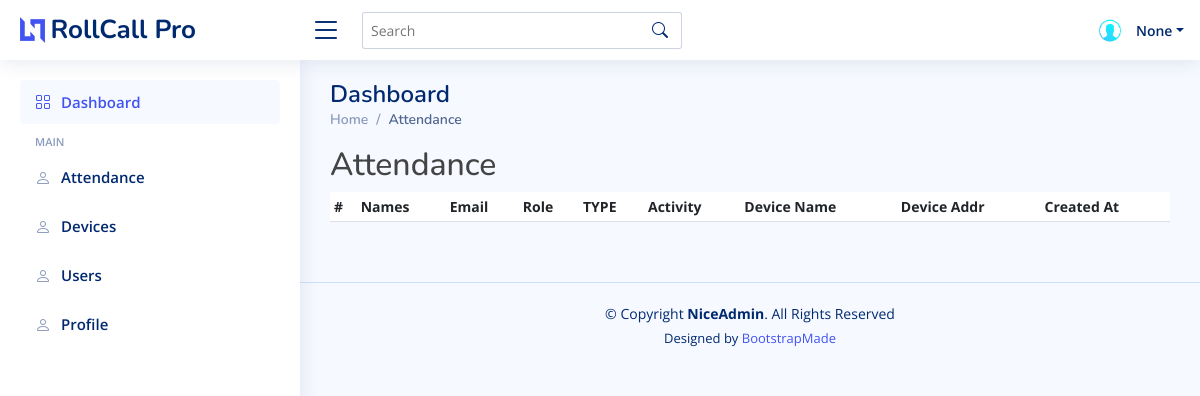
Page /users/attendance/list/ (signed in) on the earlier database version.
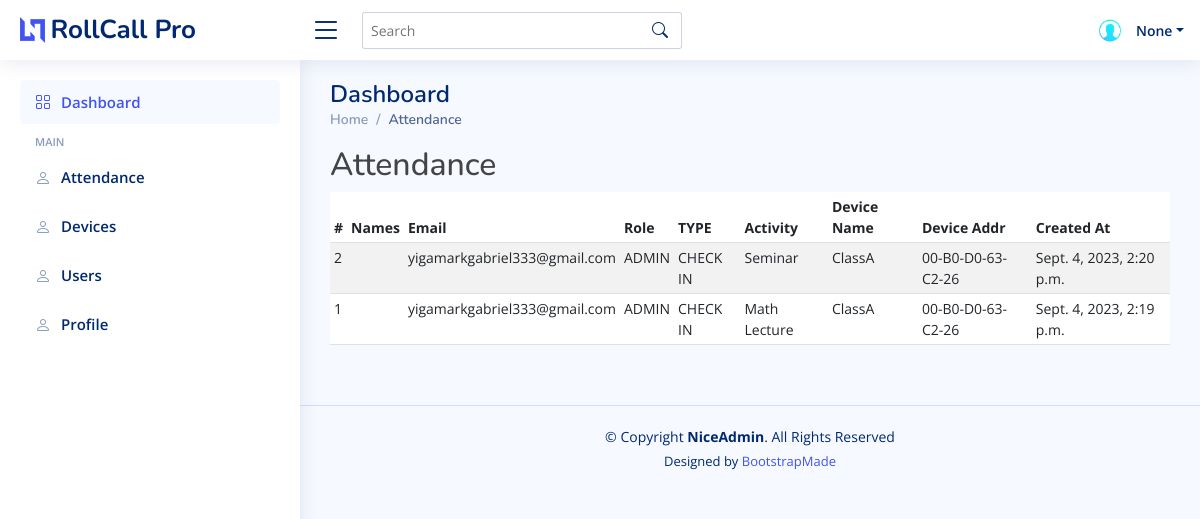
Same page on the later database version.
### users/models.py (models this page shows, shortened)
class User(AbstractUser):
    USER_TYPE_CHOICES = (("ADMIN", "ADMIN"),("STAFF", "STAFF"),("STUDENT", "STUDENT"))
    GENDER_CHOICES = [("M", "Male"), ("F", "Female")]
    username = None
    email = models.EmailField(max_length=254, unique=True)
    user_type = models.CharField(max_length=100,choices=USER_TYPE_CHOICES)
    role_code = models.CharField(max_length=100,default=UserRole.ADMINISTRATOR)
    school_id = models.CharField(max_length=225,null=True,blank=True) # Staff ID OR Student ID
    national_id = models.CharField(max_length=225,null=True,blank=True)
    profile_pic = models.ImageField(upload_to="profile_pic",null=True)
    otp_secret = models.CharField(max_length=100, default=pyotp.random_base32)
    two_factor_enabled = models.BooleanField(default=False)
    otp_code = models.CharField(max_length=100,null=True)
    phone_type = models.CharField(max_length=225,null=True,blank=True)
    phone_number = models.CharField(max_length=225,null=True,blank=True)
    gender = models.CharField(max_length=1, choices=GENDER_CHOICES,null=True)
    bio = models.TextField(null = True, blank = True)
    last_otp_verified = models.DateTimeField(null=True)
    is_otp_verified = models.BooleanField(default=False)
    updated_at = models.DateTimeField(auto_now=True)
    created_at = models.DateTimeField(auto_now_add=True)
    USERNAME_FIELD = 'email'
    EMAIL_FIELD = 'email'
    REQUIRED_FIELDS = []
    objects = UserManager()
    class Meta:
        ordering = ('-created_at',)
    @property
    def name(self):
        return self.get_full_name()

class Attendance(models.Model):
    CHOICES = [("CHECK IN", "CHECK IN"), ("CHECK OUT", "CHECK OUT")]
    user = models.ForeignKey(User,on_delete=models.SET_NULL,null=True)
    device = models.ForeignKey(Device,on_delete=models.SET_NULL,null=True)
    attendance_type = models.CharField(max_length=100,default="CHECK IN",choices=CHOICES)
    activity = models.CharField(max_length=225,null=True,blank=True)
    updated_at = models.DateTimeField(auto_now=True)
    created_at = models.DateTimeField(auto_now_add=True)
    class Meta:
        ordering = ('-created_at',)

class Device(models.Model):
    name = models.CharField(max_length=225)
    address = models.CharField(max_length=225,null=True,blank=True)

### users/decorators.py (the view, shortened to what this page needs)
        def wrapper_func(request,*args,**kwargs):
            if request.user.is_superuser:
                return view_func(request,*args,**kwargs)

### users/views.py (called while the page is built)
@login_required(login_url='/users/login')
@allowed_users(allowed_roles=["admin",'staff'])
def attendance_list_view(request):
    results = Attendance.objects.all()
    context = {"results":results}
    return render(request,'attendance/index.html',context)

### users/templates/attendance/index.html (shortened to what this page needs)
{%extends 'base/main/base.html' %}
{% block pagetitle%}
    <div class="pagetitle">
      <h1>Dashboard</h1>
      <nav>
        <ol class="breadcrumb">
          <li class="breadcrumb-item"><a href="index.html">Home</a></li>
          <li class="breadcrumb-item active">Attendance</li>
        </ol>
      </nav>
    </div>
{% endblock %}
{% block content %}
      <h2>Attendance</h2>
       <div class="table-responsive small">
        <table id="bootstrapdatatable" class="datatable table table-striped table-sm">
          <thead>
            <tr>
              <th scope="col">#</th>
              <th scope="col">Names</th>
              <th scope="col">Email</th>
              <th scope="col">Role</th>
              <th scope="col">TYPE</th>
              <th scope="col">Activity</th>
              <th scope="col">Device Name</th>
              <th scope="col">Device Addr</th>
              <th scope="col">Created At</th>
            </tr>
          </thead>
          <tbody>
            {% for result in results %}
             <tr>
              <td>{{result.id}}</td>
              <td>{{result.user.name}}</td>
              <td>{{result.user.email}}</td>
              <td>{{result.user.user_type}}</td>
              <td>{{result.attendance_type}}</td>
              <td>{{result.activity}}</td>
              <td>{{result.device.name}}</td>
              <td>{{result.device.address}}</td>
              <td>{{result.created_at}}</td>
            </tr>
            {% endfor %}
          </tbody>
        </table>
      </div>
<br />
{% endblock%}

### templates/base/main/base.html (shortened to what this page needs)
{% load static %}
<!DOCTYPE html>
<html lang="en">
<head>
  <link href="{% static 'vendor/bootstrap/css/bootstrap.min.css'%}" rel="stylesheet">
  <link href="{% static 'vendor/bootstrap-icons/bootstrap-icons.css'%}" rel="stylesheet">
  <link href="{% static 'vendor/boxicons/css/boxicons.min.css'%}" rel="stylesheet">
  <link href="{% static 'vendor/quill/quill.snow.css'%}" rel="stylesheet">
  <link href="{% static 'vendor/quill/quill.bubble.css'%}" rel="stylesheet">
  <link href="{% static 'vendor/remixicon/remixicon.css'%}" rel="stylesheet">
  <link href="{% static 'vendor/simple-datatables/style.css'%}" rel="stylesheet">
  <link href="{% static 'css/style.css'%}" rel="stylesheet">
</head>
<body>
  <header id="header" class="header fixed-top d-flex align-items-center">
    <div class="d-flex align-items-center justify-content-between">
      <a href="index.html" class="logo d-flex align-items-center">
        <img src="{% static 'img/logo.png' %}" alt="">
        <span class="d-none d-lg-block">RollCall Pro</span>
      </a>
      <i class="bi bi-list toggle-sidebar-btn"></i>
    </div>
    <div class="search-bar">
      <form class="search-form d-flex align-items-center" method="POST" action="#">
        <input type="text" name="query" placeholder="Search" title="Enter search keyword">
        <button type="submit" title="Search"><i class="bi bi-search"></i></button>
      </form>
    </div>
    <nav class="header-nav ms-auto">
      <ul class="d-flex align-items-center">
        <li class="nav-item dropdown pe-3">
          <a class="nav-link nav-profile d-flex align-items-center pe-0" href="#" data-bs-toggle="dropdown">
            <img src="{% static 'img/ppp.jpeg' %}" alt="Profile" class="rounded-circle">
            <span class="d-none d-md-block dropdown-toggle ps-2">{{request.user.school_id}}</span>
          </a>
        </li>
      </ul>
    </nav>
  </header>
  <aside id="sidebar" class="sidebar">
    <ul class="sidebar-nav" id="sidebar-nav">
      <li class="nav-item">
        <a class="nav-link " href="{% url 'main:home' %}">
          <i class="bi bi-grid"></i>
          <span>Dashboard</span>
        </a>
      </li>
      <li class="nav-heading">Main</li>
      {% if request.user.user_type == "ADMIN" %}
      <li class="nav-item">
        <a class="nav-link collapsed" href="{% url 'users:attendance_list'%}">
          <i class="bi bi-person"></i>
          <span>Attendance</span>
        </a>
      </li>
      {% endif %}
      {% if request.user.user_type == "ADMIN" %}
      <li class="nav-item">
        <a class="nav-link collapsed" href="{% url 'users:device_list'%}">
          <i class="bi bi-person"></i>
          <span>Devices</span>
        </a>
      </li>
      {% endif %}
      {% if request.user.user_type == "ADMIN" %}
      <li class="nav-item">
        <a class="nav-link collapsed" href="{% url 'users:user_list' %}">
          <i class="bi bi-person"></i>
          <span>Users</span>
        </a>
      </li>
      {% endif %}
      <li class="nav-item">
        <a class="nav-link collapsed" href="{% url 'users:user_detail' request.user.id %}">
          <i class="bi bi-person"></i>
          <span>Profile</span>
        </a>
      </li>
    </ul>
  </aside>
  <main id="main" class="main">
    {% block pagetitle%}{% endblock %}
    <section class="section dashboard">
        {% block content%}
        {% endblock %}
    </section>
  </main>
  <footer id="footer" class="footer">
    <div class="copyright">
      &copy; Copyright <strong><span>NiceAdmin</span></strong>. All Rights Reserved
    </div>
    <div class="credits">
      Designed by <a href="https://bootstrapmade.com/">BootstrapMade</a>
    </div>
  </footer>
</body>
</html>

### static/css/style.css (style rules this page uses)
:root { scroll-behavior: smooth; }
body { font-family: "Open Sans", sans-serif; background: #f6f9ff; color: #444444; }
a { color: #4154f1; text-decoration: none; }
h1, h2, h3, h4, h5, h6 { font-family: "Nunito", sans-serif; }
#main { margin-top: 60px; padding: 20px 30px; transition: all 0.3s; }
.pagetitle { margin-bottom: 10px; }
.pagetitle h1 { font-size: 24px; margin-bottom: 0; font-weight: 600; color: #012970; }
.breadcrumb { font-size: 14px; font-family: "Nunito", sans-serif; color: #899bbd; font-weight: 600; }
.breadcrumb a { color: #899bbd; transition: 0.3s; }
.breadcrumb .breadcrumb-item::before { color: #899bbd; }
.breadcrumb .active { color: #51678f; font-weight: 600; }
.logo { line-height: 1; }
@media (min-width: 1200px) { .logo { width: 280px; } }
.logo img { max-height: 26px; margin-right: 6px; }
.logo span { font-size: 26px; font-weight: 700; color: #012970; font-family: "Nunito", sans-serif; }
.header { transition: all 0.5s; z-index: 997; height: 60px; box-shadow: 0px 2px 20px rgba(1, 41, 112, 0.1); background-color: #fff; padding-left: 20px; }
.header .toggle-sidebar-btn { font-size: 32px; padding-left: 10px; cursor: pointer; color: #012970; }
.header .search-bar { min-width: 360px; padding: 0 20px; }
.header .search-form { width: 100%; }
.header .search-form input { border: 0; font-size: 14px; color: #012970; border: 1px solid rgba(1, 41, 112, 0.2); padding: 7px 38px 7px 8px; border-radius: 3px; transition: 0.3s; width: 100%; }
.header .search-form button { border: 0; padding: 0; margin-left: -30px; background: none; }
.header .search-form button i { color: #012970; }
.header-nav ul { list-style: none; }
.header-nav>ul { margin: 0; padding: 0; }
.header-nav .nav-profile { color: #012970; }
.header-nav .nav-profile img { max-height: 36px; }
.header-nav .nav-profile span { font-size: 14px; font-weight: 600; }
.sidebar { position: fixed; top: 60px; left: 0; bottom: 0; width: 300px; z-index: 996; transition: all 0.3s; padding: 20px; overflow-y: auto; scrollbar-width: thin; scrollbar-color: #aab7cf transparent; box-shadow: 0px 0px 20px rgba(1, 41, 112, 0.1); background-color: #fff; }
@media (min-width: 1200px) { #main, #footer { margin-left: 300px; } }
.sidebar-nav { padding: 0; margin: 0; list-style: none; }
.sidebar-nav li { padding: 0; margin: 0; list-style: none; }
.sidebar-nav .nav-item { margin-bottom: 5px; }
.sidebar-nav .nav-heading { font-size: 11px; text-transform: uppercase; color: #899bbd; font-weight: 600; margin: 10px 0 5px 15px; }
.sidebar-nav .nav-link { display: flex; align-items: center; font-size: 15px; font-weight: 600; color: #4154f1; transition: 0.3; background: #f6f9ff; padding: 10px 15px; border-radius: 4px; }
.sidebar-nav .nav-link i { font-size: 16px; margin-right: 10px; color: #4154f1; }
.sidebar-nav .nav-link.collapsed { color: #012970; background: #fff; }
.sidebar-nav .nav-link.collapsed i { color: #899bbd; }
.footer { padding: 20px 0; font-size: 14px; transition: all 0.3s; border-top: 1px solid #cddfff; }
.footer .copyright { text-align: center; color: #012970; }
.footer .credits { padding-top: 5px; text-align: center; font-size: 13px; color: #012970; }

Differences in the rows shown:
added Attendance: id "2", user.email "yigamarkgabriel333@gmail.com", user.user_type "ADMIN", attendance_type "CHECK IN", activity "Seminar", device.name "ClassA", device.address "00-B0-D0-63-C2-26", created_at "Sept. 4, 2023, 2:20 p.m."
added Attendance: id "1", user.email "yigamarkgabriel333@gmail.com", user.user_type "ADMIN", attendance_type "CHECK IN", activity "Math Lecture", device.name "ClassA", device.address "00-B0-D0-63-C2-26", created_at "Sept. 4, 2023, 2:19 p.m."
